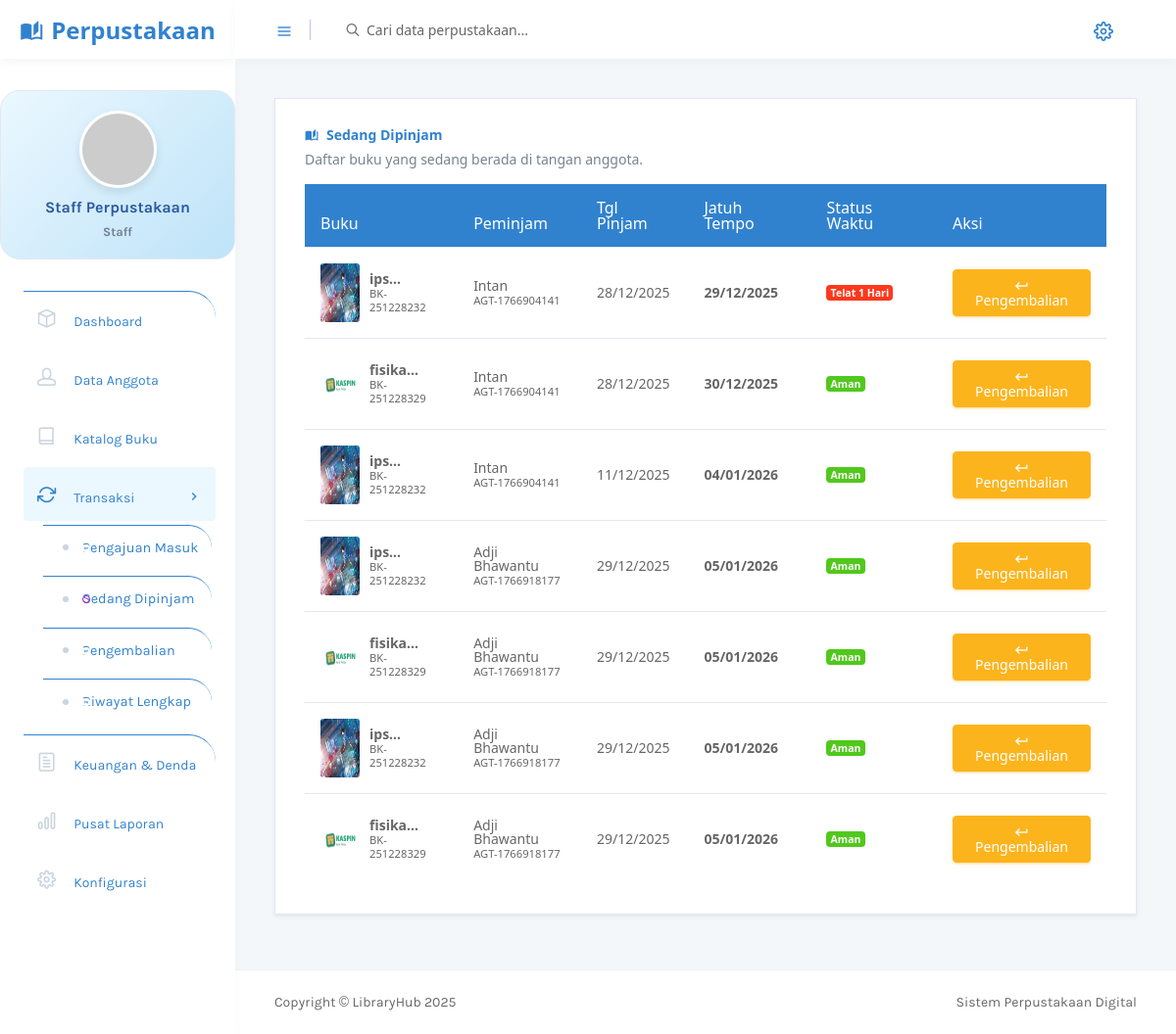
Page /admin/pinjam_aktif.php (signed in) on the committed database.
### tables this page shows
CREATE TABLE `peminjaman` (
  `Id_Peminjaman` varchar(50) NOT NULL,
  `Id_Pengajuan` varchar(50) NOT NULL,
  `Id_Anggota` varchar(50) NOT NULL,
  `Id_Buku` varchar(50) NOT NULL,
  `Tgl_Pinjam` date NOT NULL,
  `Tgl_Kembali_Rencana` date NOT NULL,
  `Tgl_Kembali_Aktual` date DEFAULT NULL,
  `Durasi_Hari` int(11) DEFAULT NULL,
  `Status_Peminjaman` enum('Dipinjam','Dikembalikan','Terlambat','Hilang') DEFAULT 'Dipinjam',
  `Kondisi_Pinjam` enum('Baik','Rusak Ringan','Rusak Berat') DEFAULT 'Baik',
  `Kondisi_Kembali` enum('Baik','Rusak Ringan','Rusak Berat','Hilang') DEFAULT NULL,
  `Catatan_Peminjaman` text DEFAULT NULL,
  `Catatan_Pengembalian` text DEFAULT NULL,
  `Dipinjamkan_Oleh` varchar(50) DEFAULT NULL,
  `Diterima_Oleh` varchar(50) DEFAULT NULL,
  `Created_At` timestamp NOT NULL DEFAULT current_timestamp(),
  `Updated_At` timestamp NULL DEFAULT NULL ON UPDATE current_timestamp()
);

CREATE TABLE `buku` (
  `Id_Buku` varchar(50) NOT NULL,
  `Kode_Buku` varchar(50) NOT NULL,
  `Judul` varchar(200) NOT NULL,
  `Penulis` varchar(100) NOT NULL,
  `Penerbit` varchar(100) DEFAULT NULL,
  `Tahun_Terbit` year(4) DEFAULT NULL,
  `ISBN` varchar(20) DEFAULT NULL,
  `Id_Kategori` varchar(50) DEFAULT NULL,
  `Jumlah_Total` int(11) DEFAULT 0,
  `Jumlah_Tersedia` int(11) DEFAULT 0,
  `Jumlah_Dipinjam` int(11) DEFAULT 0,
  `Jumlah_Rusak` int(11) DEFAULT 0,
  `Jumlah_Hilang` int(11) DEFAULT 0,
  `Lokasi_Rak` varchar(50) DEFAULT NULL,
  `Deskripsi` text DEFAULT NULL,
  `Cover_Buku` varchar(255) DEFAULT NULL,
  `Status` enum('Tersedia','Habis','Tidak Tersedia') DEFAULT 'Tersedia',
  `Created_By` varchar(50) DEFAULT NULL,
  `Created_At` timestamp NOT NULL DEFAULT current_timestamp(),
  `Updated_By` varchar(50) DEFAULT NULL,
  `Updated_At` timestamp NULL DEFAULT NULL ON UPDATE current_timestamp()
);

CREATE TABLE `anggota` (
  `Id_Anggota` varchar(50) NOT NULL,
  `Username` varchar(50) NOT NULL,
  `Password` varchar(255) NOT NULL,
  `Nama_Lengkap` varchar(100) NOT NULL,
  `Email` varchar(100) NOT NULL,
  `No_Telepon` varchar(20) NOT NULL,
  `Jenis_Kelamin` enum('Laki-laki','Perempuan') NOT NULL,
  `Alamat` text NOT NULL,
  `Tanggal_Lahir` date NOT NULL,
  `Foto_KTP` varchar(255) DEFAULT NULL,
  `No_KTP` varchar(20) NOT NULL,
  `Status_Verifikasi` enum('Pending','Terverifikasi','Ditolak') DEFAULT 'Pending',
  `Alasan_Penolakan` text DEFAULT NULL,
  `Verified_By` varchar(50) DEFAULT NULL,
  `Verified_At` timestamp NULL DEFAULT NULL,
  `Status_Akun` enum('Aktif','Nonaktif','Suspend') DEFAULT 'Nonaktif',
  `Tanggal_Daftar` timestamp NOT NULL DEFAULT current_timestamp(),
  `Last_Login` timestamp NULL DEFAULT NULL
);

### admin/pinjam_aktif.php (the view, shortened to what this page needs)
<?php
$sql = "SELECT p.*, a.Nama_Lengkap, b.Judul, b.Cover_Buku,
        DATEDIFF(CURRENT_DATE, p.Tgl_Kembali_Rencana) as Telat_Hari
        FROM peminjaman p
        JOIN anggota a ON p.Id_Anggota = a.Id_Anggota
        JOIN buku b ON p.Id_Buku = b.Id_Buku
        WHERE p.Status_Peminjaman = 'Dipinjam'
        ORDER BY p.Tgl_Kembali_Rencana ASC";
$result = $conn->query($sql);
include 'includes/header.php';
?>
<div class="row">
    <div class="col-12 grid-margin stretch-card">
        <div class="card shadow-sm">
            <div class="card-body">
                <h4 class="card-title text-primary"><i class="mdi mdi-book-open-page-variant mr-2"></i>Sedang Dipinjam
                </h4>
                <p class="card-description">Daftar buku yang sedang berada di tangan anggota.</p>
                <div class="table-responsive">
                    <table class="table table-hover">
                        <thead class="bg-primary text-white">
                            <tr>
                                <th>Buku</th>
                                <th>Peminjam</th>
                                <th>Tgl Pinjam</th>
                                <th>Jatuh Tempo</th>
                                <th>Status Waktu</th>
                                <th>Aksi</th>
                            </tr>
                        </thead>
                        <tbody>
                            <?php if($result->num_rows > 0): ?>
                            <?php while($row = $result->fetch_assoc()): ?>
                            <?php
                                        $telat = $row['Telat_Hari'];
                                        $badge_waktu = ($telat > 0)
                                            ? '<span class="badge badge-danger">Telat '.$telat.' Hari</span>'
                                            : '<span class="badge badge-success">Aman</span>';
                                    ?>
                            <tr>
                                <td>
                                    <div class="d-flex align-items-center">
                                        <img src="<?php echo !empty($row['Cover_Buku']) ? '../uploads/buku/'.$row['Cover_Buku'] : 'images/no-cover.png'; ?>"
                                            style="width:40px; height:60px; border-radius:3px; margin-right:10px;">
                                        <div>
                                            <span
                                                class="font-weight-bold"><?php echo substr($row['Judul'], 0, 30); ?>...</span><br>
                                            <small class="text-muted"><?php echo $row['Id_Buku']; ?></small>
                                        </div>
                                    </div>
                                </td>
                                <td>
                                    <?php echo $row['Nama_Lengkap']; ?><br>
                                    <small class="text-muted"><?php echo $row['Id_Anggota']; ?></small>
                                </td>
                                <td><?php echo date('d/m/Y', strtotime($row['Tgl_Pinjam'])); ?></td>
                                <td class="font-weight-bold">
                                    <?php echo date('d/m/Y', strtotime($row['Tgl_Kembali_Rencana'])); ?></td>
                                <td><?php echo $badge_waktu; ?></td>
                                <td>
                                    <a href="pinjam_kembali.php?id=<?php echo $row['Id_Peminjaman']; ?>"
                                        class="btn btn-warning btn-sm text-white">
                                        <i class="mdi mdi-keyboard-return"></i> Pengembalian
                                    </a>
                                </td>
                            </tr>
                            <?php endwhile; ?>
                            <?php else: ?>
                            <tr>
                                <td colspan="6" class="text-center py-5">Tidak ada buku yang sedang dipinjam.</td>
                            </tr>
                            <?php endif; ?>
                        </tbody>
                    </table>
                </div>
            </div>
        </div>
    </div>
</div>
<?php include 'includes/footer.php'; ?>

### admin/includes/header.php (shortened to what this page needs)
<!DOCTYPE html>
<html lang="id">
<head>
    <link rel="stylesheet" href="vendors/mdi/css/materialdesignicons.min.css">
    <link rel="stylesheet" href="vendors/feather/feather.css">
    <link rel="stylesheet" href="vendors/base/vendor.bundle.base.css">
    <link rel="stylesheet" href="vendors/flag-icon-css/css/flag-icon.min.css" />
    <link rel="stylesheet" href="vendors/font-awesome/css/font-awesome.min.css">
    <link rel="stylesheet" href="css/style.css">
</head>
<body>
    <div class="container-scroller">
        <nav class="navbar col-lg-12 col-12 p-0 fixed-top d-flex flex-row">
            <div class="text-center navbar-brand-wrapper d-flex align-items-center justify-content-center">
                <a class="navbar-brand brand-logo" href="index.php">
                    <i class="mdi mdi-book-open-page-variant mr-2"></i>Perpustakaan
                </a>
            </div>
            <div class="navbar-menu-wrapper d-flex align-items-center justify-content-end">
                <button class="navbar-toggler navbar-toggler align-self-center" type="button" data-toggle="minimize">
                    <span class="icon-menu text-primary"></span>
                </button>
                <ul class="navbar-nav mr-lg-2">
                    <li class="nav-item nav-search d-none d-lg-block">
                        <div class="input-group">
                            <div class="input-group-prepend">
                                <span class="input-group-text" id="search">
                                    <i class="icon-search"></i>
                                </span>
                            </div>
                            <input type="text" class="form-control" placeholder="Cari data perpustakaan..."
                                aria-label="search" aria-describedby="search">
                        </div>
                    </li>
                </ul>
                <ul class="navbar-nav navbar-nav-right">
                    <li class="nav-item dropdown d-flex mr-4 ">
                        <a class="nav-link count-indicator dropdown-toggle d-flex align-items-center justify-content-center"
                            id="notificationDropdown" href="#" data-toggle="dropdown">
                            <i class="icon-cog text-primary"></i>
                        </a>
                    </li>
                </ul>
            </div>
        </nav>
        <div class="container-fluid page-body-wrapper">
            <nav class="sidebar sidebar-offcanvas" id="sidebar">
                <?php
                $nav_id = $_SESSION['user_id'] ?? '';
                $nav_nama = $_SESSION['nama'] ?? 'Administrator';
                $nav_role = $_SESSION['role'] ?? 'Super Admin';
                $nav_avatar = "https://ui-avatars.com/api/?name=".urlencode($nav_nama)."&background=3182ce&color=fff";
                if (!empty($nav_id) && isset($conn)) {
                    $q_nav = $conn->query("SELECT Foto, Nama_Lengkap, Role FROM admin WHERE Id_Admin = '$nav_id'");
                    if ($q_nav && $q_nav->num_rows > 0) {
                        $d_nav = $q_nav->fetch_assoc();
                        $nav_nama = $d_nav['Nama_Lengkap'];
                        $nav_role = $d_nav['Role'];
                    }
                }
                ?>
                <div class="user-profile">
                    <div class="user-image">
                        <img src="<?php echo $nav_avatar; ?>" alt="profile">
                    </div>
                    <div class="user-name">
                        <?php echo $nav_nama; ?>
                    </div>
                    <div class="user-designation">
                        <?php echo $nav_role; ?>
                    </div>
                </div>
                <ul class="nav">
                    <li class="nav-item">
                        <a class="nav-link" href="index.php">
                            <i class="icon-box menu-icon"></i>
                            <span class="menu-title">Dashboard</span>
                        </a>
                    </li>
                    <li class="nav-item">
                        <a class="nav-link" data-toggle="collapse" href="#ui-anggota" aria-expanded="false"
                            aria-controls="ui-anggota">
                            <i class="icon-head menu-icon"></i>
                            <span class="menu-title">Data Anggota</span>
                            <i class="menu-arrow"></i>
                        </a>
                    </li>
                    <li class="nav-item">
                        <a class="nav-link" data-toggle="collapse" href="#ui-buku" aria-expanded="false"
                            aria-controls="ui-buku">
                            <i class="icon-book menu-icon"></i>
                            <span class="menu-title">Katalog Buku</span>
                            <i class="menu-arrow"></i>
                        </a>
                    </li>
                    <li class="nav-item">
                        <a class="nav-link" data-toggle="collapse" href="#ui-pinjam" aria-expanded="false"
                            aria-controls="ui-pinjam">
                            <i class="icon-repeat menu-icon"></i>
                            <span class="menu-title">Transaksi</span>
                            <i class="menu-arrow"></i>
                        </a>
                        <div class="collapse" id="ui-pinjam">
                            <ul class="nav flex-column sub-menu">
                                <li class="nav-item"> <a class="nav-link" href="pinjam_pengajuan.php">Pengajuan
                                        Masuk</a></li>
                                <li class="nav-item"> <a class="nav-link" href="pinjam_aktif.php">Sedang Dipinjam</a>
                                </li>
                                <li class="nav-item"> <a class="nav-link" href="pinjam_kembali.php">Pengembalian</a>
                                </li>
                                <li class="nav-item"> <a class="nav-link" href="pinjam_riwayat.php">Riwayat Lengkap</a>
                                </li>
                            </ul>
                        </div>
                    </li>
                    <li class="nav-item">
                        <a class="nav-link" data-toggle="collapse" href="#ui-denda" aria-expanded="false"
                            aria-controls="ui-denda">
                            <i class="icon-paper menu-icon"></i>
                            <span class="menu-title">Keuangan & Denda</span>
                            <i class="menu-arrow"></i>
                        </a>
                    </li>
                    <li class="nav-item">
                        <a class="nav-link" data-toggle="collapse" href="#ui-laporan" aria-expanded="false"
                            aria-controls="ui-laporan">
                            <i class="icon-bar-graph menu-icon"></i>
                            <span class="menu-title">Pusat Laporan</span>
                            <i class="menu-arrow"></i>
                        </a>
                    </li>
                    <li class="nav-item">
                        <a class="nav-link" data-toggle="collapse" href="#ui-setting" aria-expanded="false"
                            aria-controls="ui-setting">
                            <i class="icon-cog menu-icon"></i>
                            <span class="menu-title">Konfigurasi</span>
                            <i class="menu-arrow"></i>
                        </a>
                    </li>
                </ul>
            </nav>
            <div class="main-panel">
                <div class="content-wrapper">

### rows in the picture
peminjaman: Id_Buku.Cover_Buku (picture), Id_Buku.Judul "ips", Id_Buku "BK-251228232", Id_Anggota.Nama_Lengkap "Intan", Id_Anggota "AGT-1766904141", Tgl_Pinjam "28/12/2025", Tgl_Kembali_Rencana "29/12/2025", telat "1"
peminjaman: Id_Buku.Cover_Buku (picture), Id_Buku.Judul "fisika", Id_Buku "BK-251228329", Id_Anggota.Nama_Lengkap "Intan", Id_Anggota "AGT-1766904141", Tgl_Pinjam "28/12/2025", Tgl_Kembali_Rencana "30/12/2025", shows "Aman"
peminjaman: Id_Buku.Cover_Buku (picture), Id_Buku.Judul "ips", Id_Buku "BK-251228232", Id_Anggota.Nama_Lengkap "Intan", Id_Anggota "AGT-1766904141", Tgl_Pinjam "11/12/2025", Tgl_Kembali_Rencana "04/01/2026", shows "Aman"
peminjaman: Id_Buku.Cover_Buku (picture), Id_Buku.Judul "ips", Id_Buku "BK-251228232", Id_Anggota.Nama_Lengkap "Adji Bhawantu", Id_Anggota "AGT-1766918177", Tgl_Pinjam "29/12/2025", Tgl_Kembali_Rencana "05/01/2026", shows "Aman"
peminjaman: Id_Buku.Cover_Buku (picture), Id_Buku.Judul "fisika", Id_Buku "BK-251228329", Id_Anggota.Nama_Lengkap "Adji Bhawantu", Id_Anggota "AGT-1766918177", Tgl_Pinjam "29/12/2025", Tgl_Kembali_Rencana "05/01/2026", shows "Aman"
peminjaman: Id_Buku.Cover_Buku (picture), Id_Buku.Judul "ips", Id_Buku "BK-251228232", Id_Anggota.Nama_Lengkap "Adji Bhawantu", Id_Anggota "AGT-1766918177", Tgl_Pinjam "29/12/2025", Tgl_Kembali_Rencana "05/01/2026", shows "Aman"
peminjaman: Id_Buku.Cover_Buku (picture), Id_Buku.Judul "fisika", Id_Buku "BK-251228329", Id_Anggota.Nama_Lengkap "Adji Bhawantu", Id_Anggota "AGT-1766918177", Tgl_Pinjam "29/12/2025", Tgl_Kembali_Rencana "05/01/2026", shows "Aman"

### other values in the picture
$nav_nama "Staff Perpustakaan"
$nav_role "Staff"
